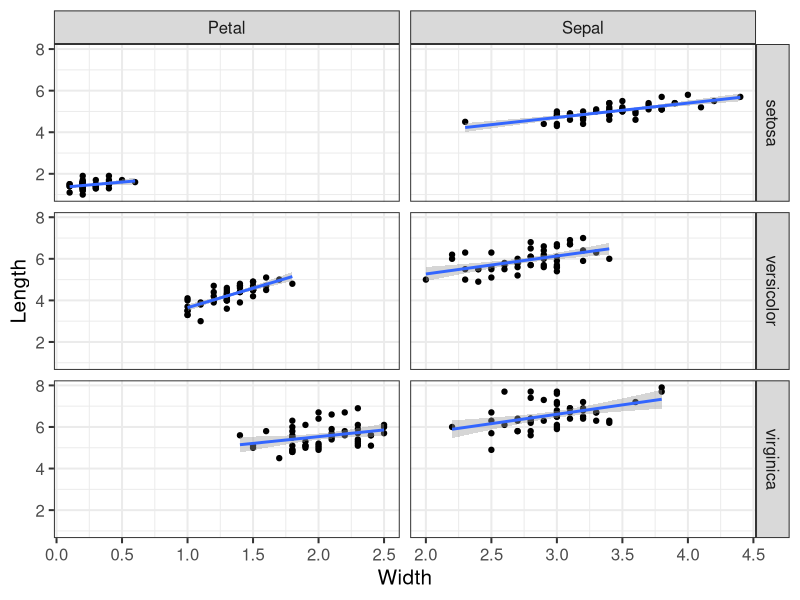

The R script that drew this image:
## ---- chunk 1
#Load the iris data
data(iris)
#Load the ggplot2 library (used to produce the plot)
library(ggplot2)
#Load the reshape2 library (used to change the format of the dataframe)
library(reshape2)
## ---- chunk 2
#Add a column to keep track of the flower 
iris$flower_id<-rownames(iris)
#Put the data into a long format, defining the default id variables 
iris_melted<-melt(iris, id.vars=c("Species","flower_id"))
#Split the variable so we can get the information we need (Sepal/Petal, Length/Width)
split_variable<-strsplit(as.character(iris_melted$variable), split="\\.")
#Create two new variables from the split variable, flower_part and measurement_type
iris_melted$flower_part<-sapply(split_variable, "[", 1)
iris_melted$measurement_type<-sapply(split_variable, "[", 2)
#Remove the variable we don't need anymore
iris_melted$variable<-NULL
#Generate a table the lists the length and width of each flower part in the same row
iris_cast<-dcast(iris_melted, formula=flower_id+Species+flower_part~measurement_type)
## ---- chunk 3
#Define the plot, add points, add free x-axis scales in the facet, add a regression line
my_plot<-ggplot(data=iris_cast, aes(x=Width, y=Length))+geom_point()+facet_grid(Species~flower_part, scale="free_x")+geom_smooth(method="lm")
## ---- chunk 4
#Display the final plot using the black and white theme
my_plot+theme_bw(base_size=15)
